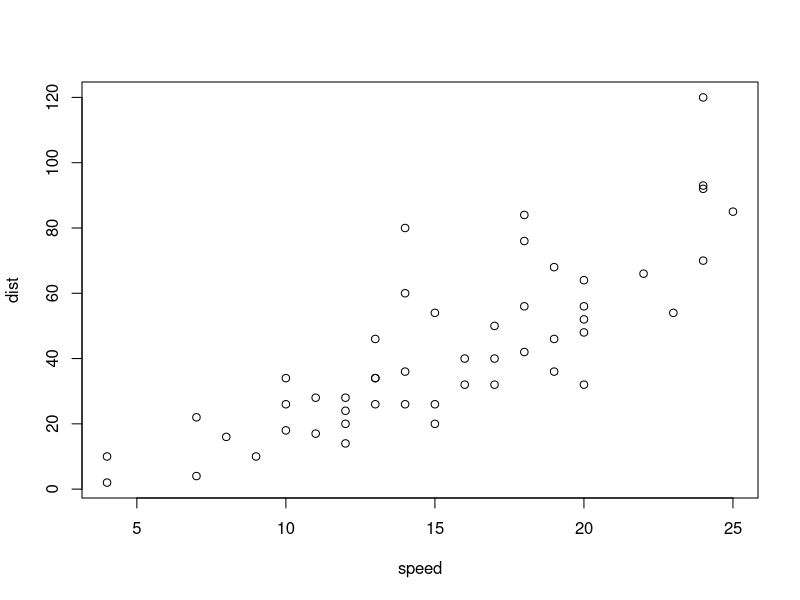
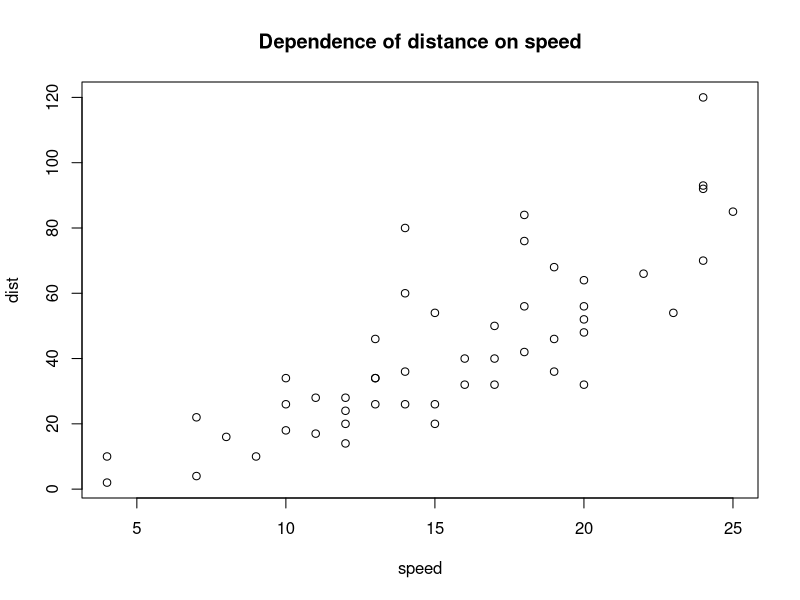

Reproduce these figures in R, in order.
# This is my first try of using R

1+1
sqrt (25)
a <- sqrt (25)   # assign the result of squareroot calculation into var. a

plot (dist ~ speed, data = cars)
plot (dist ~ speed, data = cars, main = 'Dependence of distance on speed')  # this is a plotting function with main header
